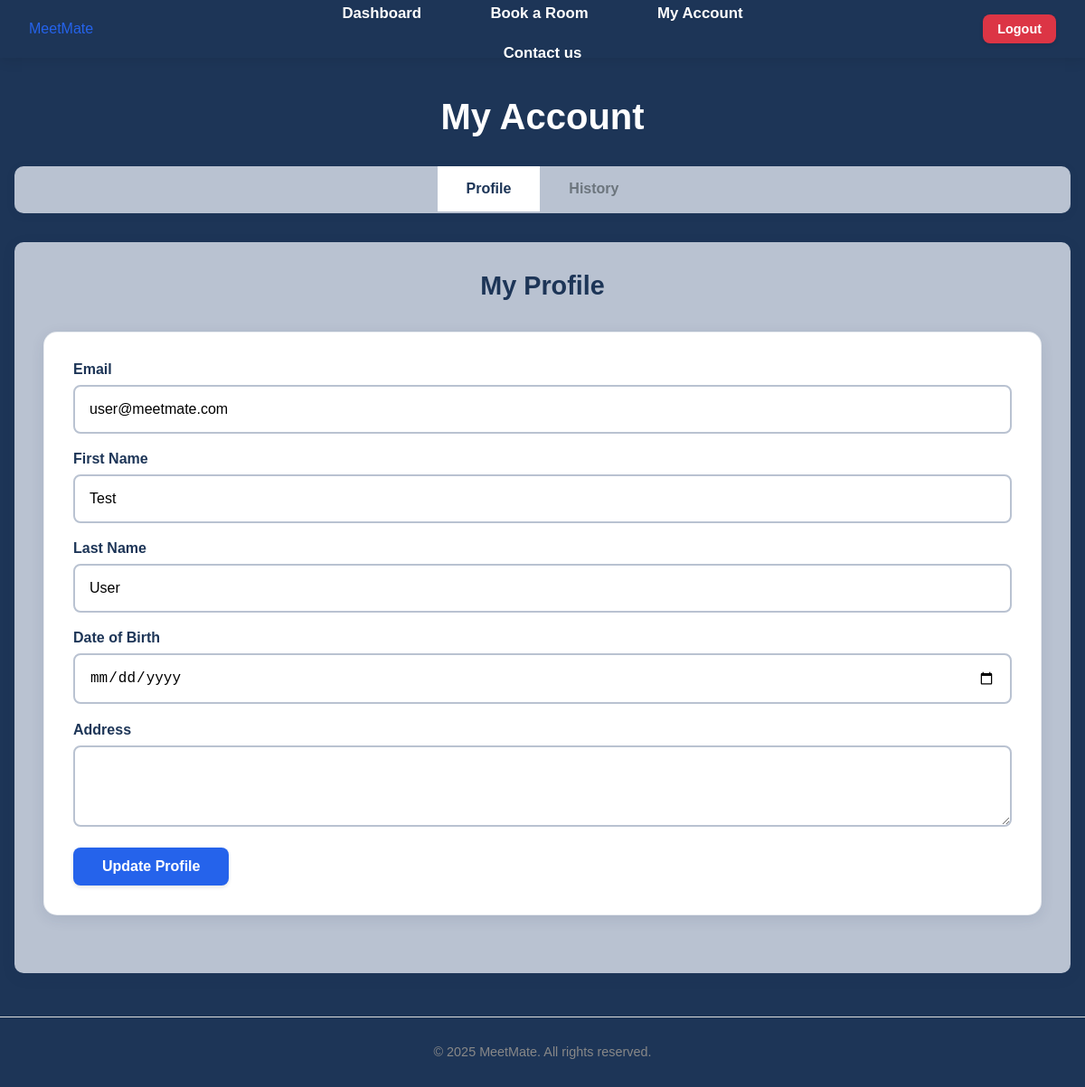
The app's page /my_account (signed in), older data.
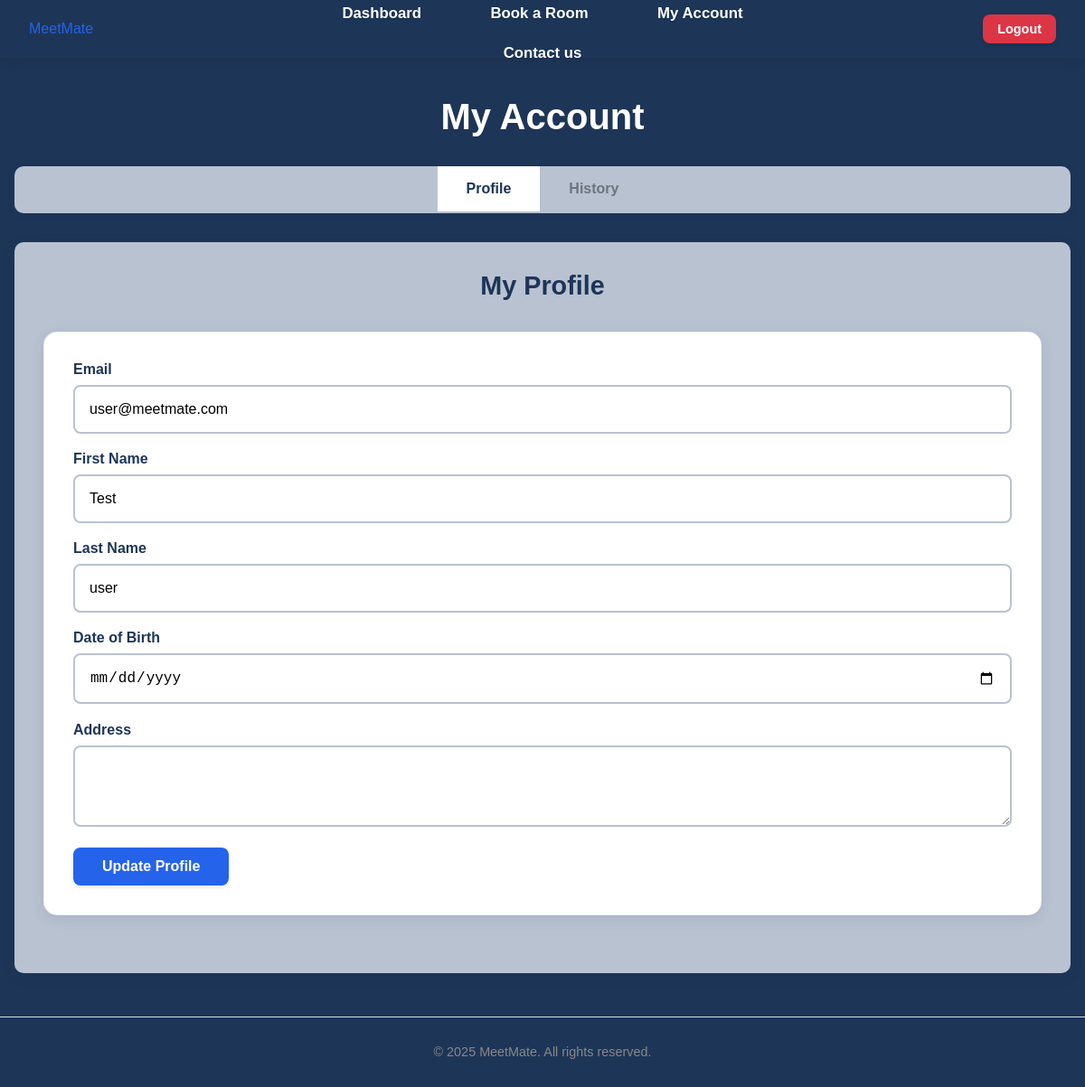
The same page, newer data.
### tables this page shows
CREATE TABLE users (
                id INTEGER PRIMARY KEY AUTOINCREMENT,
                username TEXT NOT NULL UNIQUE,
                email TEXT NOT NULL UNIQUE,
                password TEXT NOT NULL,
                firstname TEXT,
                lastname TEXT,
                dob TEXT,
                address TEXT,
                role TEXT DEFAULT 'user'
            );

### app.py (the view, shortened to what this page needs)
@app.route('/my_account', methods=['GET', 'POST'])
@login_required
def my_account():
    connection = get_database_connection()
    cursor = connection.cursor()
    user_id = session['user_id']
    user = get_user_by_id(user_id)
    if not user:
        flash('User not found', 'error')
        return redirect(url_for('logout'))
    now = datetime.now()
    current_date = now.date()
    current_time = now.time()
    from datetime import date, timedelta
    today = date.today()
    today_str = today.strftime('%Y-%m-%d')
    today_date = today.strftime('%B %d, %Y')
    tomorrow = today + timedelta(days=1)
    next_week = today + timedelta(days=7)
    tomorrow_str = tomorrow.strftime('%Y-%m-%d')
    next_week_str = next_week.strftime('%Y-%m-%d')
    cursor.execute('''
        SELECT
            b.id,
            b.date,
            b.time_start,
            b.time_end,
            b.notes,
            r.name as room_name,
            r.location as room_location
        FROM bookings b
        JOIN rooms r ON b.room_id = r.id
        WHERE b.user_id = ? AND b.date = ?
        ORDER BY b.time_start
    ''', (user_id, today_str))
    user_today_bookings = []
    for row in cursor.fetchall():
        booking = dict(row)
        booking_date = date.fromisoformat(booking['date'])
        booking_start_time = time.fromisoformat(booking['time_start'] + ':00' if len(booking['time_start']) == 5 else booking['time_start'])
        if booking_date == current_date:
            booking['can_cancel'] = current_time < booking_start_time
            booking['status'] = 'Complete' if current_time >= booking_start_time else None
        else:
            booking['can_cancel'] = True
            booking['status'] = None
        user_today_bookings.append(booking)
    cursor.execute('''
        SELECT
            b.id,
            b.date,
            b.time_start,
            b.time_end,
            b.notes,
            r.name as room_name,
            r.location as room_location
        FROM bookings b
        JOIN rooms r ON b.room_id = r.id
        WHERE b.user_id = ? AND b.date >= ? AND b.date <= ?
        ORDER BY b.date, b.time_start
        LIMIT 10
    ''', (user_id, tomorrow_str, next_week_str))
    user_upcoming_bookings = []
    for row in cursor.fetchall():
        booking = dict(row)
        booking_date = date.fromisoformat(booking['date'])
        booking['formatted_date'] = booking_date.strftime('%a, %b %d')
        booking['can_cancel'] = True
        booking['status'] = None
        user_upcoming_bookings.append(booking)
    user_bookings = get_user_bookings(user_id)
    for booking in user_bookings:
        booking_date = date.fromisoformat(booking['date'])
        booking_start_time = time.fromisoformat(booking['time_start'] + ':00' if len(booking['time_start']) == 5 else booking['time_start'])
        if booking_date > current_date:
            booking['can_cancel'] = True
            booking['status'] = 'Confirmed'
        elif booking_date == current_date:
            booking['can_cancel'] = current_time < booking_start_time
            booking['status'] = 'Complete' if current_time >= booking_start_time else 'Confirmed'
        else:
            booking['can_cancel'] = False
            booking['status'] = 'Complete'
    connection.close()
    return render_template('my_account.html',
                         user=user,
                         today_date=today_date,
                         user_today_bookings=user_today_bookings,
                         user_upcoming_bookings=user_upcoming_bookings,
                         bookings=user_bookings)

### app.py (called while the page is built)
def get_database_path():
    app_directory = app.root_path
    instance_directory = os.path.join(app_directory, 'instance')
    os.makedirs(instance_directory, exist_ok=True)
    database_path = os.path.join(instance_directory, 'meetmate.db')
    return database_path

def get_database_connection():
    db_path = get_database_path()
    connection = sqlite3.connect(db_path)
    connection.row_factory = sqlite3.Row
    return connection

def get_user_by_id(user_id):
    connection = get_database_connection()
    cursor = connection.cursor()
    cursor.execute("SELECT * FROM users WHERE id = ?", (user_id,))
    user = cursor.fetchone()
    connection.close()
    if user:
        return dict(user)
    return None

def get_user_bookings(user_id):
    connection = get_database_connection()
    cursor = connection.cursor()
    cursor.execute('''
        SELECT
            b.id,
            b.date,
            b.time_start,
            b.time_end,
            b.notes,
            r.name as room_name,
            r.location as room_location
        FROM bookings b
        JOIN rooms r ON b.room_id = r.id
        WHERE b.user_id = ?
        ORDER BY b.date, b.time_start
    ''', (user_id,))
    bookings = cursor.fetchall()
    connection.close()
    return [dict(booking) for booking in bookings]

def login_required(f):
    @wraps(f)
    def decorated_function(*args, **kwargs):
        if 'user_id' not in session:
            flash('Please login to access this page', 'error')
            return redirect(url_for('login'))
        user = get_user_by_id(session['user_id'])
        if not user:
            session.clear()
            flash('Your account is no longer valid. Please login again.', 'warning')
            return redirect(url_for('login'))
        return f(*args, **kwargs)
    return decorated_function

### templates/my_account.html (shortened to what this page needs)
{% extends "base.html" %}
{% block content %}
<div class="admin-dashboard">
    <h1>My Account</h1>
      <div class="admin-tabs">
        <button class="tab-btn active" data-tab="profile-tab">Profile</button>
        <button class="tab-btn" data-tab="history-tab">History</button>
    </div>      <div class="tab-content">
        <div id="profile-tab" class="tab-pane active">
            <div class="section-header">
                <h2>My Profile</h2>
            </div>            <div class="profile-form">
                <form method="POST" action="{{ url_for('my_account') }}" class="form">
                    <div class="form-group">
                        <label for="email">Email</label>
                        <input type="email" id="email" name="email" value="{{ user.email }}" required>
                    </div>
                    <div class="form-group">
                        <label for="firstname">First Name</label>
                        <input type="text" id="firstname" name="firstname" value="{{ user.firstname or '' }}">
                    </div>
                    <div class="form-group">
                        <label for="lastname">Last Name</label>
                        <input type="text" id="lastname" name="lastname" value="{{ user.lastname or '' }}">
                    </div>
                    <div class="form-group">
                        <label for="dob">Date of Birth</label>
                        <input type="date" id="dob" name="dob" value="{{ user.dob or '' }}">
                    </div>
                    <div class="form-group">
                        <label for="address">Address</label>
                        <textarea id="address" name="address" rows="3">{{ user.address or '' }}</textarea>
                    </div>
                    <div class="form-actions">
                        <button type="submit" class="btn btn-primary">Update Profile</button>
                    </div>
                </form>
            </div>
        </div>
    </div>
</div>
{% endblock %}

### templates/base.html (shortened to what this page needs)
<!DOCTYPE html>
<html>
    <head>
        <link rel="stylesheet" type="text/css" href="{{ url_for('static', filename='css/style.css')}}" />
        <link rel="stylesheet" href="https://cdnjs.cloudflare.com/ajax/libs/font-awesome/6.0.0/css/all.min.css">
        <link rel="icon" type="image/png" href="{{ url_for('static', filename='images/favicon.png') }}">    </head>
    <body{% if request.endpoint == 'index' %} class="home-page-body"{% endif %}>        <header>
            <div class="header-content">
                <div class="logo">
                    <a href="{{ url_for('index') }}">MeetMate</a>
                </div>                <nav>                    <ul>                        {% if session.user_id %}                            {% if session.role != 'admin' %}
                                <li><a href="{{ url_for('dashboard') }}">Dashboard</a></li>
                                <li><a href="{{ url_for('booking') }}">Book a Room</a></li>
                                <li><a href="{{ url_for('my_account') }}">My Account</a></li>
                                <li><a href="{{ url_for('about') }}">Contact us</a></li>
                            {% endif %}
                        {% else %}
                            <li><a href="{{ url_for('about') }}">Contact us</a></li>
                        {% endif %}
                    </ul>                </nav>
                {% if session.user_id %}
                <div class="user-menu">
                    <a href="{{ url_for('logout') }}" class="btn btn-logout">Logout</a>
                </div>
                {% endif %}
            </div>
        </header>
        <div class="container">
            {% block content %}{% endblock %}
        </div>
        <footer>
            <p>&copy; 2025 MeetMate. All rights reserved.</p>
        </footer>
    </body>
</html>

### static/css/style.css (style rules this page uses)
body { font-family: Arial, sans-serif; color: #333; background-color: #1d3557; margin: 0; padding: 0; }
h1, h2, h3, h4, h5, h6 { margin-bottom: 1rem; font-weight: bold; }
a { text-decoration: none; color: #2563eb; }
.container { max-width: 1200px; margin: 0 auto; padding: 1rem; min-height: 500px; }
header { background-color: transparent; box-shadow: 0 2px 15px rgba(0, 0, 0, 0.10); padding: 1rem 2rem; position: sticky; top: 0; z-index: 100; }
header .header-content { display: flex; align-items: center; position: relative; }
.logo { flex: 0 0 auto; }
nav { position: absolute; left: 50%; transform: translateX(-50%); text-align: center; }
nav ul { list-style: none; padding: 0; margin: 10px 0 0 0; text-align: center; }
nav ul li { display: inline-block; margin: 0 1rem; }
nav ul li a { color: #ffffff; padding: 0.75rem 1.25rem; display: block; font-weight: 600; font-size: 1.05rem; border-radius: 8px; transition: all 0.3s ease; text-shadow: 0 1px 2px rgba(0, 0, 0, 0.1); }
footer { text-align: center; padding: 1rem; background-color: transparent; border-top: 1px solid #ddd; color: #888; font-size: 0.9rem; margin-top: 2rem; }
.btn { display: inline-block; padding: 0.75rem 1.5rem; border: none; border-radius: 8px; cursor: pointer; font-size: 1rem; font-weight: 600; text-decoration: none; text-align: center; transition: all 0.3s ease; box-shadow: 0 2px 4px rgba(0, 0, 0, 0.1); }
.btn-primary { background-color: #2563eb; color: white; padding: 0.75rem 2rem; border-radius: 8px; font-weight: 600; border: none; cursor: pointer; text-decoration: none; display: inline-block; font-size: 1rem; transition: all 0.3s ease; }
.form-group label { display: block; margin-bottom: 0.5rem; font-weight: bold; }
.form-group input, .form-group select, .form-group textarea { width: 100%; padding: 0.75rem; border: 1px solid #ddd; border-radius: 4px; font-size: 1rem; box-sizing: border-box; }
.booking-form, .profile-form { background-color: #b9c2d1; padding: 2rem; border-radius: 15px; box-shadow: 0 4px 15px rgba(29, 53, 87, 0.1); margin-bottom: 2rem; border: 1px solid rgba(185, 194, 209, 0.3); }
.admin-dashboard { padding: 0rem 0; background-color: #1d3557; min-height: calc(100vh - 200px); }
.admin-dashboard h1 { color: white; font-size: 2.5rem; font-weight: 700; margin-bottom: 2rem; text-align: center; }
.admin-tabs { margin-bottom: 2rem; border-bottom: 2px solid #b9c2d1; background-color: #b9c2d1; border-radius: 10px; overflow: hidden; box-shadow: 0 2px 10px rgba(29, 53, 87, 0.1); display: flex; justify-content: center; }
.tab-btn { background: #b9c2d1; border: none; padding: 1rem 2rem; cursor: pointer; font-size: 1rem; font-weight: 600; color: #6c757d; transition: all 0.3s ease; }
.tab-btn.active { color: #1d3557; background-color: white; border-bottom-color: #2563eb; }
.tab-content { background-color: #b9c2d1; border-radius: 10px; box-shadow: 0 4px 15px rgba(29, 53, 87, 0.1); overflow: hidden; }
.tab-pane { display: none; padding: 2rem; }
.tab-pane.active { display: block; }
.section-header { margin-bottom: 1rem; text-align: center; border-bottom: 2px solid #b9c2d1; padding-bottom: 1rem; }
.section-header h2 { color: #1d3557; margin: 0; font-size: 1.8rem; font-weight: 600; }
.profile-form { background-color: white; padding: 2rem; border-radius: 15px; box-shadow: 0 4px 15px rgba(29, 53, 87, 0.1); border: 1px solid rgba(185, 194, 209, 0.3); }
.form-group input, .form-group textarea, .form-group select { width: 100%; margin-bottom: 1.2rem; padding: 1rem; border: 2px solid #b9c2d1; border-radius: 8px; font-size: 1rem; background-color: white; }
.form-group label { display: block; margin-bottom: 0.5rem; color: #1d3557; font-weight: 600; }
.form-actions { display: flex; justify-content: space-between; align-items: center; text-align: center; gap: 1rem; }
.form-actions .btn { padding: 0.75rem 2rem; font-size: 1rem; font-weight: 600; border-radius: 8px; text-decoration: none; display: inline-flex; align-items: center; gap: 0.5rem; transition: all 0.3s ease; box-shadow: 0 2px 4px rgba(0, 0, 0, 0.1); }
.form-actions .btn-primary { background-color: #2563eb; color: white; border: none; }
.user-menu { margin-left: auto; }
.btn-logout { background-color: #dc3545; color: white; border: none; padding: 0.5rem 1rem; border-radius: 8px; text-decoration: none; font-weight: 600; font-size: 0.9rem; transition: all 0.3s ease; box-shadow: 0 2px 4px rgba(0, 0, 0, 0.1); }

Row changes from the older to the newer data that the page shows:
changed users "user@meetmate.com": lastname "User" → "user"
